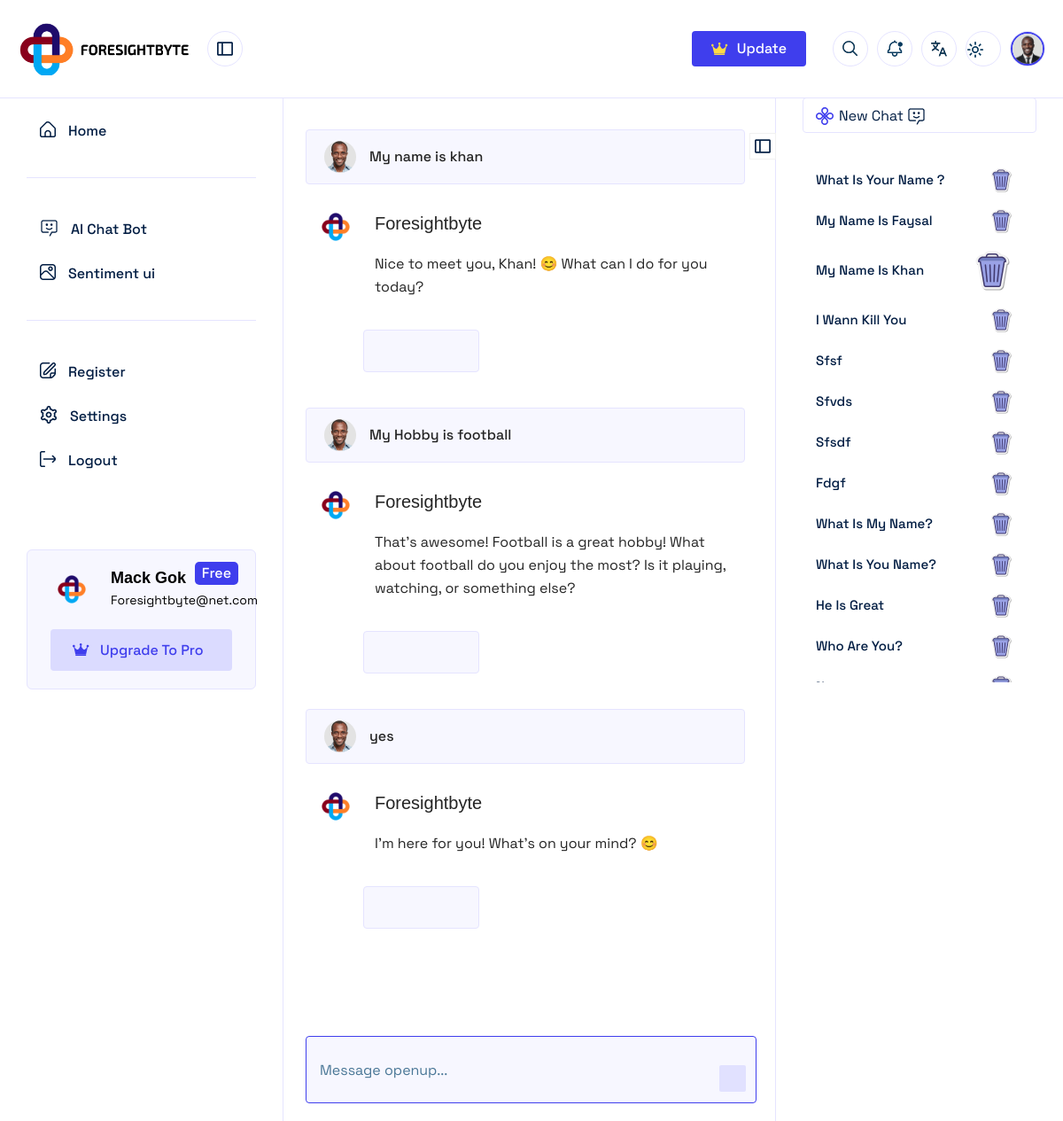
Screenshot of /dynamic/22 with the database file from the repository.
### myapp/models.py (models this page shows)
class BaseModel(models.Model):
    created_at = models.DateTimeField(default=now, editable=False)
    updated_at = models.DateTimeField(auto_now_add=True, editable=False)
    class Meta:
        ordering = ['-created_at']
        abstract = True

class ChatBody(BaseModel):
    chatTitle_id = models.ForeignKey(ChatTitle, on_delete=models.CASCADE)
    question = models.TextField()
    answer = models.TextField()

class ChatTitle(BaseModel):
    subadminID = models.ForeignKey(Subadmin, on_delete=models.CASCADE,null=True, blank=True)
    customerID = models.ForeignKey(Customer, on_delete=models.CASCADE,null=True, blank=True)
    title = models.TextField()

### myapp/views.py (the view)
# urls.py: path('dynamic/<int:id>', dynamic, name='dynamic'),
def dynamic(request,id):
    chatBodys = ChatBody.objects.filter(chatTitle_id=id).order_by('id')
    chatBodyscount = ChatTitle.objects.all().count()
    chatTitles = ChatTitle.objects.all()
    request.session.flush()
    data ={
        'chatTitles':chatTitles,
        'chatBodys':chatBodys,
        'id':id,
        'chatBodyscount':chatBodyscount,
    }
    return render(request, 'a_mainchat.html',data)

### templates/a_mainchat.html (shortened to what this page needs)
{% extends 'chatbase.html' %}
{% load static %}
{% block chatbody %}
 <div class="main-center-content-m-left center-content search-sticky">
    <div class="question_answer__wrapper__chatbot" id="report_dynamic_field">
        {% for chatBody in chatBodys %}
        <div class="single__question__answer">
            <div class="question_user">
                <div class="left_user_info">
                    <img src="{% static 'chatbot/assets/images/avatar/03.png' %}" alt="avatar">
                    <div class="question__user">{{chatBody.question}}</div>
                </div>
                <div class="edit__icon openuptip" tooltip="Edit It">
                    <i class="fa-regular fa-pen-to-square"></i>
                </div>
            </div>
            <div class="answer__area">
                <div class="thumbnail">
                    <img src="{% static 'ui/assets/images/favicon.ico' %}" alt="avatar">
                </div>
                <div class="answer_main__wrapper">
                    <h4 class="common__title">Foresightbyte</h4>
                    <p class="disc">
                        {{chatBody.answer}}
                    </p>
                </div>
            </div>
            <div class="share-reaction-area">
                <ul>
                    <li><a href="#" class="openuptip" tooltip="Save It"><i class="fa-regular fa-bookmark"></i></a></li>
                    <li><a href="#" class="openuptip" tooltip="Like"><i class="fa-light fa-thumbs-up"></i></a></li>
                    <li><a href="#" class="openuptip" tooltip="Unlike"><i class="fa-regular fa-thumbs-down"></i></a></li>
                </ul>
            </div>
        </div>
        {% endfor %}
    </div>
    <div >
        <form action="#" class="search-form">
            <input type="text" name="tynChatInput"  id="tynChatInput" placeholder="Message openup...">
            <button id="chatbtn"><i class="fa-regular fa-arrow-up"></i></button>
        </form>
    </div>
</div>
<div class="right-side-bar-new-chat-option">
    <div class="new-chat-option">
        <a href="{% url 'chatui' %}">
            <img src="{% static 'chatbot/assets/images/logo/logo-02.png' %}" alt="logo">
            <img src="{% static 'chatbot/assets/images/icons/04.png' %}" alt="icons">
        </a>
    </div>
    <div class="chat-history-wrapper">
            <div class="chat-history-area-start">
                {% for chatTitle in chatTitles %}
                    {% if chatTitle.id == id %}
                <div class="single-history">
                    <a href="{% url 'dynamic' chatTitle.id %}"><p>{{ chatTitle.title|truncatechars:30 }}</p>
                    <a href="{% url 'dynamic_delete' chatTitle.id %}">
                        <img src="{% static 'chatbot/assets/images/icons/icons8-delete.svg' %}" alt="icons" width="50px">
                    </a>
                </div>
                {% else %}
                <div class="single-history">
                    <a href="{% url 'dynamic' chatTitle.id %}"><p>{{ chatTitle.title|truncatechars:30 }}</p></a>
                    <a href="{% url 'dynamic_delete' chatTitle.id %}">
                        <img src="{% static 'chatbot/assets/images/icons/icons8-delete.svg' %}" alt="icons" width="30px">
                    </a>
                </div>
                {% endif %}
                {% endfor %}
            </div>
    </div>
    <div class="right-side-open-clouse" id="collups-right">
        <img src="{% static 'chatbot/assets/images/icons/01.svg' %}" alt="icons">
    </div>
</div>
{% endblock chatbody %}

### rows the page displays
ChatBody: question "My name is khan", answer "Nice to meet you, Khan! 😊 What can I do for you today?"
ChatBody: question "My Hobby is football", answer "That's awesome! Football is a great hobby! What about football do you enjoy the most? Is it playing, watching, or something else?"
ChatBody: question "yes", answer "I'm here for you! What's on your mind? 😊"
ChatTitle: title "What Is Your Name ?"
ChatTitle: title "My Name Is Faysal"
ChatTitle: title "My Name Is Khan"
ChatTitle: title "I Wann Kill You"
ChatTitle: title "Sfsf"
ChatTitle: title "Sfvds"
ChatTitle: title "Sfsdf"
ChatTitle: title "Fdgf"
ChatTitle: title "What Is My Name?"
ChatTitle: title "What Is You Name?"
ChatTitle: title "He Is Great"
ChatTitle: title "Who Are You?"
